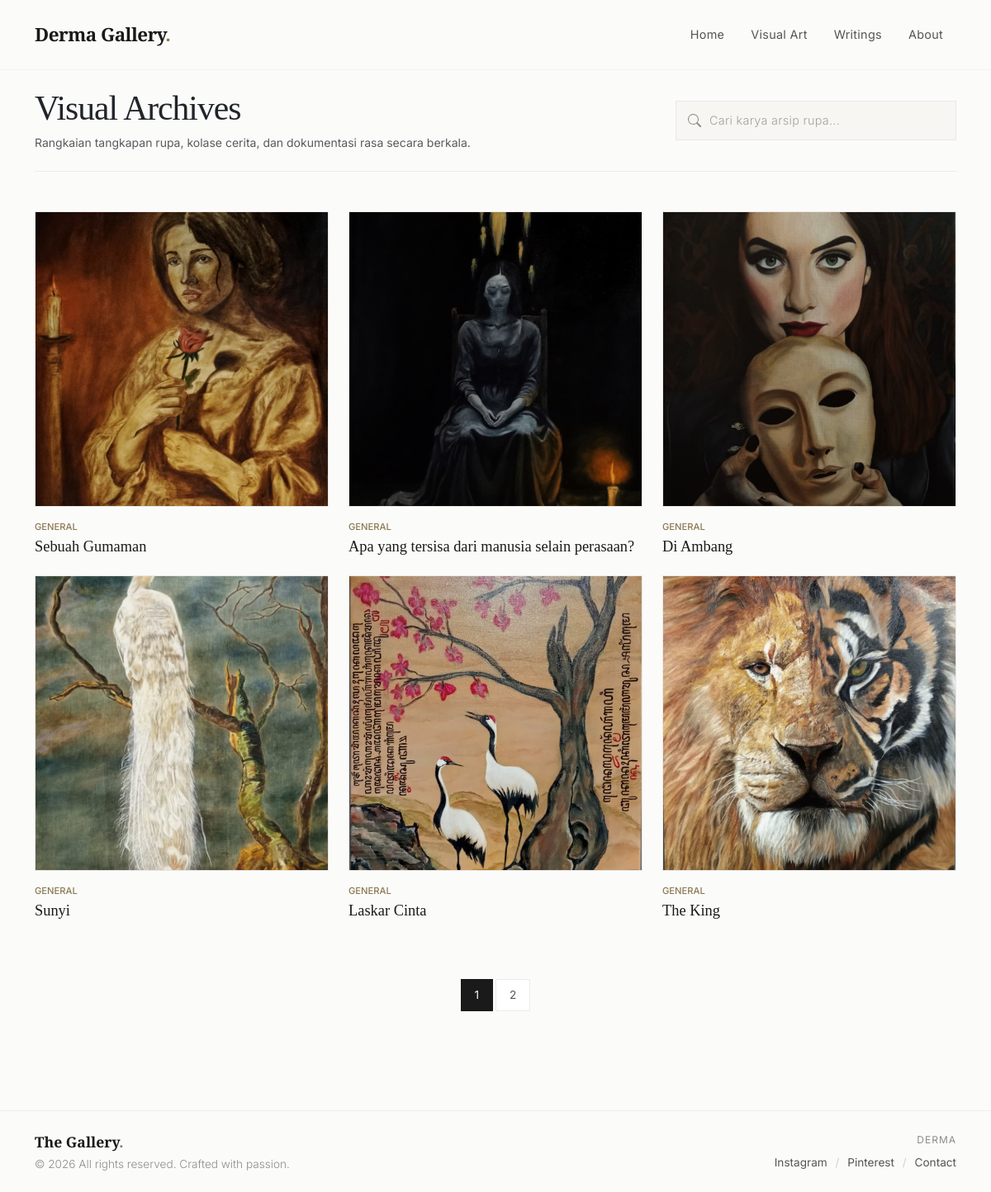
The page /web-dimanis/art.php on the database its author committed.
### tables this page shows
CREATE TABLE `artworks` (
  `id` int(11) NOT NULL,
  `category_id` int(11) DEFAULT NULL,
  `title` varchar(100) NOT NULL,
  `image_path` varchar(255) NOT NULL,
  `description` text DEFAULT NULL,
  `created_at` timestamp NOT NULL DEFAULT current_timestamp()
);

### web-dimanis/art.php (the view, shortened to what this page needs)
<?php
require_once 'config/database.php';
$limit = 6;
$page  = isset($_GET['page']) ? (int)$_GET['page'] : 1;
$page  = $page < 1 ? 1 : $page;
$start = ($page - 1) * $limit;
$search = isset($_GET['search']) ? trim($_GET['search']) : '';
$query_where = " WHERE 1=1";
$params = [];
$sql_count = "SELECT COUNT(*) FROM artworks" . $query_where;
$stmt_count = $pdo->prepare($sql_count);
$stmt_count->execute($params);
$total_rows = $stmt_count->fetchColumn();
$total_pages = ceil($total_rows / $limit);
$sql_data = "SELECT artworks.*, categories.name AS category_name
             FROM artworks
             LEFT JOIN categories ON artworks.category_id = categories.id"
             . $query_where .
             " ORDER BY artworks.id DESC LIMIT $start, $limit";
$stmt_data = $pdo->prepare($sql_data);
$stmt_data->execute($params);
$artworks = $stmt_data->fetchAll();
include 'components/header.php';
?>
<div class="container py-4" style="margin-bottom: 80px;">
    <div class="row align-items-center mb-4 g-4">
        <div class="col-md-6">
            <h1 class="fw-medium text-dark mb-2" style="font-family: 'Playfair Display', serif; font-size: 2.6rem; letter-spacing: -1px; line-height: 1.1;">Visual Archives</h1>
            <p class="text-muted small mb-0">Rangkaian tangkapan rupa, kolase cerita, dan dokumentasi rasa secara berkala.</p>
        </div>
        <div class="col-md-6">
            <form action="" method="GET" class="d-flex justify-content-md-end align-items-center">
                <div style="width: 100%; max-width: 340px;">
                    <div class="search-wrapper-premium">
                        <input type="text" name="search" class="form-control search-box-gallery m-0" placeholder="Cari karya arsip rupa..." value="<?= htmlspecialchars($search); ?>" autocomplete="off">
                    </div>
                </div>
            </form>
        </div>
    </div>
    <hr class="mb-5 mt-2" style="border-color: rgba(0,0,0,0.06); opacity: 1;">
    <div class="row g-4">
        <?php if (empty($artworks)): ?>
            <div class="col-12 text-center py-5">
                <p class="text-muted small italic">Tidak ada dokumentasi visual yang ditemukan.</p>
            </div>
        <?php else: ?>
            <?php foreach ($artworks as $art): ?>
                <div class="col-12 col-sm-6 col-md-4">
                    <div class="card art-archive-card h-100" data-bs-toggle="modal" data-bs-target="#artModal<?= $art['id']; ?>" style="cursor: pointer;">
                        <div class="art-img-container">
                            <img src="assets/uploads/<?= htmlspecialchars($art['image_path']); ?>" class="art-img" alt="<?= htmlspecialchars($art['title']); ?>">
                        </div>
                        <div class="pt-3">
                            <span class="text-uppercase tracking-wider d-block mb-1" style="font-size: 0.7rem; color: #8C7853; font-weight: 500;">
                                <?= htmlspecialchars($art['category_name'] ?? 'General'); ?>
                            </span>
                            <h5 class="art-archive-title text-truncate mb-0"><?= htmlspecialchars($art['title']); ?></h5>
                        </div>
                    </div>
                </div>
            <?php endforeach; ?>
        <?php endif; ?>
    </div>
    <?php if ($total_pages > 1): ?>
        <nav class="d-flex justify-content-center mt-5 pt-4">
            <ul class="pagination gap-1">
                <?php for ($i = 1; $i <= $total_pages; $i++): ?>
                    <li class="page-item <?= $page === $i ? 'active' : ''; ?>">
                        <a class="page-link page-link-custom border-0" href="?page=<?= $i; ?>&search=<?= urlencode($search); ?>"><?= $i; ?></a>
                    </li>
                <?php endfor; ?>
            </ul>
        </nav>
    <?php endif; ?>
</div>
<?php
include 'components/footer.php';
?>

### web-dimanis/components/header.php (style rules this page uses)
body { font-family: 'Inter', sans-serif; background-color: #FBFBFA; color: #1A1A1A; overflow-x: hidden; }

### web-dimanis/art.php (style rules this page uses)
.search-wrapper-premium { position: relative; display: flex; align-items: center; background-color: #F7F6F3; border: 1px solid rgba(0, 0, 0, 0.06); padding: 6px 36px 6px 14px; transition: all 0.3s cubic-bezier(0.16, 1, 0.3, 1); width: 100%; }
.search-icon-svg { color: #8C8A85; margin-right: 10px; flex-shrink: 0; transition: color 0.3s ease; }
.search-box-gallery { background: transparent !important; border: none !important; box-shadow: none !important; color: #1A1A1A; padding: 6px 0; font-size: 0.9rem; letter-spacing: 0.3px; width: 100%; }
.search-box-gallery::placeholder { color: #A3A19C; font-weight: 300; }
.art-archive-card { background-color: transparent; border: none; border-radius: 0; overflow: hidden; transition: all 0.4s ease; }
.art-img-container { position: relative; width: 100%; padding-top: 100%; overflow: hidden; background-color: #F0EDE9; border: 1px solid rgba(0, 0, 0, 0.03); }
.art-img { position: absolute; top: 0; left: 0; width: 100%; height: 100%; object-fit: cover; transition: transform 0.8s cubic-bezier(0.16, 1, 0.3, 1); }
.art-archive-title { font-family: 'Playfair Display', serif; font-size: 1.15rem; color: #1A1A1A; font-weight: 500; }
.page-link-custom { background-color: #FFF; border: 1px solid rgba(0, 0, 0, 0.08) !important; color: #555555; padding: 8px 16px; font-size: 0.85rem; border-radius: 0 !important; transition: all 0.3s ease; }
.page-item.active .page-link-custom { background-color: #1A1A1A !important; color: #FFF !important; border-color: #1A1A1A !important; }

### rows shown on the page
artworks: image_path (picture), category_name "GENERAL", title "Sebuah Gumaman"
artworks: image_path (picture), category_name "GENERAL", title "Apa yang tersisa dari manusia selain perasaan?"
artworks: image_path (picture), category_name "GENERAL", title "Di Ambang"
artworks: image_path (picture), category_name "GENERAL", title "Sunyi"
artworks: image_path (picture), category_name "GENERAL", title "Laskar Cinta"
artworks: image_path (picture), category_name "GENERAL", title "The King"
